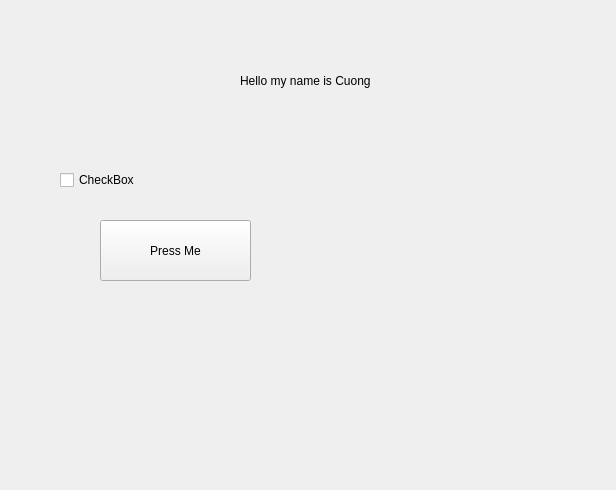
<?xml version="1.0" encoding="UTF-8"?>
<ui version="4.0">
 <class>Form</class>
 <widget class="QWidget" name="Form">
  <property name="geometry">
   <rect>
    <x>0</x>
    <y>0</y>
    <width>616</width>
    <height>490</height>
   </rect>
  </property>
  <property name="windowTitle">
   <string>Form</string>
  </property>
  <widget class="QPushButton" name="pushButton">
   <property name="geometry">
    <rect>
     <x>100</x>
     <y>220</y>
     <width>151</width>
     <height>61</height>
    </rect>
   </property>
   <property name="text">
    <string>Press Me</string>
   </property>
  </widget>
  <widget class="QCheckBox" name="checkBox">
   <property name="geometry">
    <rect>
     <x>60</x>
     <y>170</y>
     <width>81</width>
     <height>20</height>
    </rect>
   </property>
   <property name="text">
    <string>CheckBox</string>
   </property>
  </widget>
  <widget class="QLabel" name="label">
   <property name="geometry">
    <rect>
     <x>240</x>
     <y>30</y>
     <width>161</width>
     <height>101</height>
    </rect>
   </property>
   <property name="text">
    <string>Hello my name is Cuong</string>
   </property>
  </widget>
 </widget>
 <resources/>
 <connections/>
</ui>
